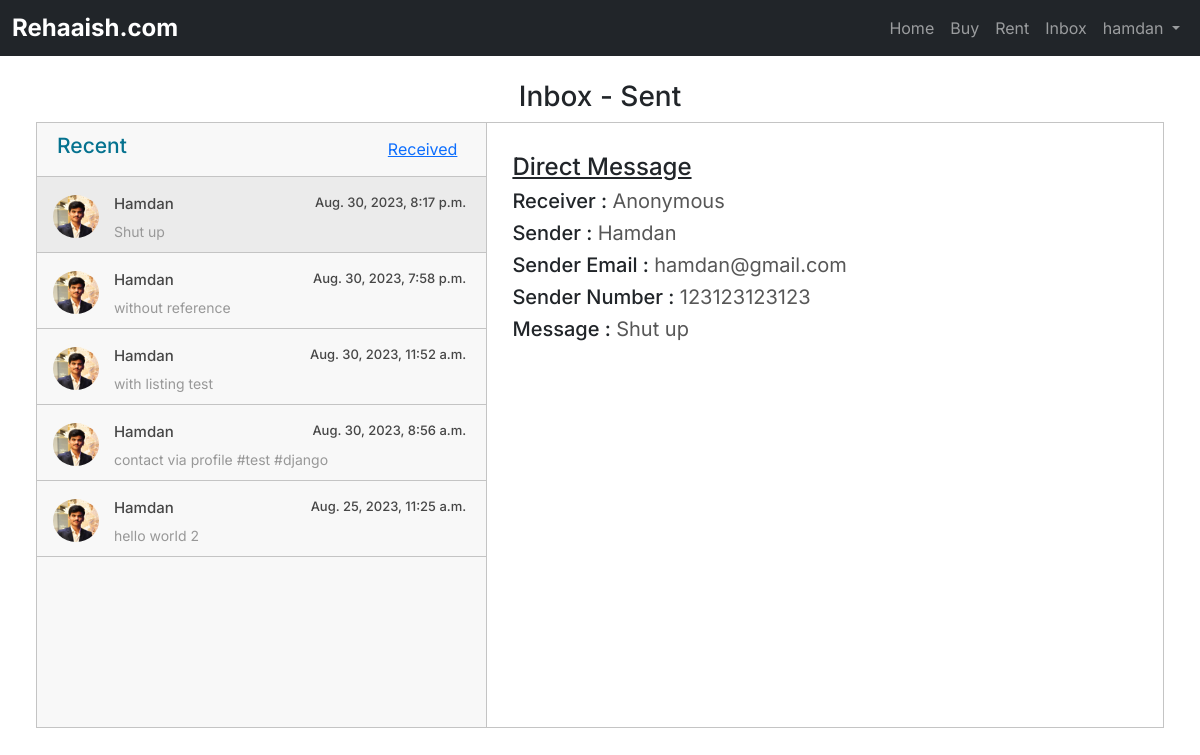
Before: /social/sent/14 (signed in) with the older database file.
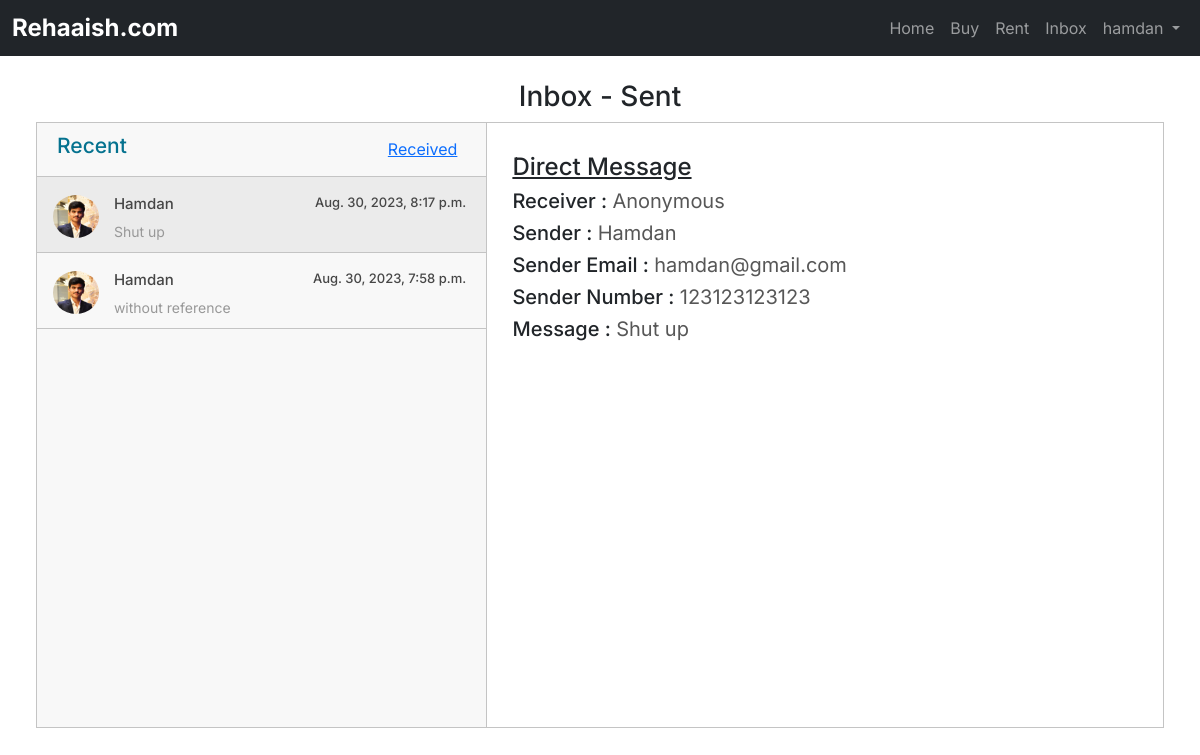
After: the same page with the newer database file.
### social/models.py (models this page shows, shortened)
class Message(models.Model):
    sender = models.ForeignKey(
        CustomUser, on_delete=models.CASCADE, related_name="sender_messages", blank=True, null=True)
    receiver = models.ForeignKey(
        CustomUser, on_delete=models.CASCADE, related_name="reciever_messages", blank=True, null=True)
    sender_name = models.CharField(max_length=200, blank=True, null=True)
    sender_email = models.EmailField(blank=True, null=True)
    sender_number = models.CharField(max_length=15, blank=True, null=True)
    message_text = models.TextField(blank=True, null=True)
    property = models.ForeignKey(Property, on_delete=models.CASCADE,
                                 related_name="property_messages", blank=True, null=True)
    sent_at = models.DateTimeField(
        default=timezone.now)

### users/models.py (models this page shows, shortened)
class Profile(models.Model):
    user = models.OneToOneField(CustomUser, on_delete=models.CASCADE)
    first_name = models.CharField(max_length=100, blank=True)
    last_name = models.CharField(max_length=100, blank=True)
    contact_number = models.CharField(max_length=20, blank=True,)
    city = models.CharField(max_length=100, blank=True)
    profile_pic = models.ImageField(upload_to=profile_pic_path, blank=True,)
    description = models.CharField(max_length=500, null=True, blank=True)

### social/views.py (the view)
# urls.py: path('sent/<str:msg_id>', InboxSentView,
@login_required
def InboxSentView(request, msg_id):
    msgs = Message.objects.filter(sender=request.user).order_by("-sent_at")
    all_users = [i.receiver for i in msgs]
    msg_data = msgs.get(id=msg_id)
    context = {
        'chats': all_users,
        'msgs': msgs,
        'msg_data': msg_data,
        'is_sent': True
    }
    return render(request, 'social/inbox.html', context)

### social/templates/social/inbox.html (shortened to what the changed rows need)
{% extends 'market/base.html' %}
{% load static %}
{% block additional_css %}
    <link rel="stylesheet" href="{% static 'css/messages.css' %}">
{% endblock %}
{% block content %}
<main>
    <div class="container">
        <div class="messaging">
            <div class="inbox_msg">
                <div class="inbox_people">
                    <div class="inbox_chat">
                        {% for msg in msgs  %}
                            {% if is_sent %}
                                <a href="{% url 'social:inbox_sent' msg.id %}">
                            {% else %}
                                <a href="{% url 'social:inbox_received' msg.id %}">
                            {% endif %}
                                    <div class="chat_list {% if msg.id == msg_data.id %}active_chat{% endif %}">
                                        <div class="chat_people">
                                            <div class="chat_img" style="border-radius: 50%;
                                            overflow: hidden;"> <img src="{% if msg.sender.profile.profile_pic %}{{ msg.sender.profile.profile_pic.url }}{% else %}https://static.vecteezy.com/system/resources/previews/014/554/760/original/man-profile-negative-photo-anonymous-silhouette-human-head-businessman-worker-support-illustration-vector.jpg{% endif %}" alt="sunil"> </div>
                                            <div class="chat_ib">
                                                <h5>{{ msg.sender_name }}<span class="chat_date">{{msg.sent_at}}</span></h5>
                                                <p>{{ msg.message_text|slice:":40"|default:'' }}{% if msg.message_text|length > 40 %}...{% endif %}</p>
                                            </div>
                                        </div>
                                    </div>
                                </a>
                        {% endfor %}
                    </div>
                </div>
                <div class="mesgs">
                    <div class="msg_history">
                        {% if msg_data %}
                            {% if msg_data.property %}
                                <a href="{% url 'market:listing_data' msg_data.property.id %}">
                                    <h4 style="text-decoration: underline;">{{ msg_data.property }}</h4>
                                </a>
                            {% else %}
                                <h4 style="text-decoration: underline;">Direct Message</h4>
                            {% endif %}
                            {% if is_sent %}
                                <h5>Receiver :
                                    <span>{% if msg_data.receiver.profile.first_name %}{{msg_data.receiver.profile.first_name}}{% else %}{{msg_data.receiver}}{% endif %}</span>
                                </h5>
                            {% endif %}
                            <h5>Sender : <span>{{msg_data.sender_name}}</span></h5>
                            <h5>Sender Email : <span>{{msg_data.sender_email}}</span></h5>
                            <h5>Sender Number : <span>{{msg_data.sender_number}}</span></h5>
                            <h5>Message : <span>{{msg_data.message_text}}</span> </h5>
                        {% elif none_sent %}
                            <h4>{{ none_sent_text }} <a href="{% url 'market:listing' %}">View Listings</a></h3>
                        {% else %}
                            {% if msgs.count > 0 %}
                                <h4>Tap on any conversation to view it.</h3>
                            {% else %}
                                <h4>No messages received.</h3>
                            {% endif %}
                        {% endif %}
                    </div>
                </div>
            </div>
        </div>
    </div>
</main>
{% endblock %}

Changed rows visible on the page:
removed Message: sender.profile_pic (picture), sender_name "Hamdan", sent_at "Aug. 30, 2023, 11:52 a.m.", message_text "with listing test"
removed Message: sender.profile_pic (picture), sender_name "Hamdan", sent_at "Aug. 30, 2023, 8:56 a.m.", message_text "contact via profile #test #django"
removed Message: sender.profile_pic (picture), sender_name "Hamdan", sent_at "Aug. 25, 2023, 11:25 a.m.", message_text "hello world 2"
